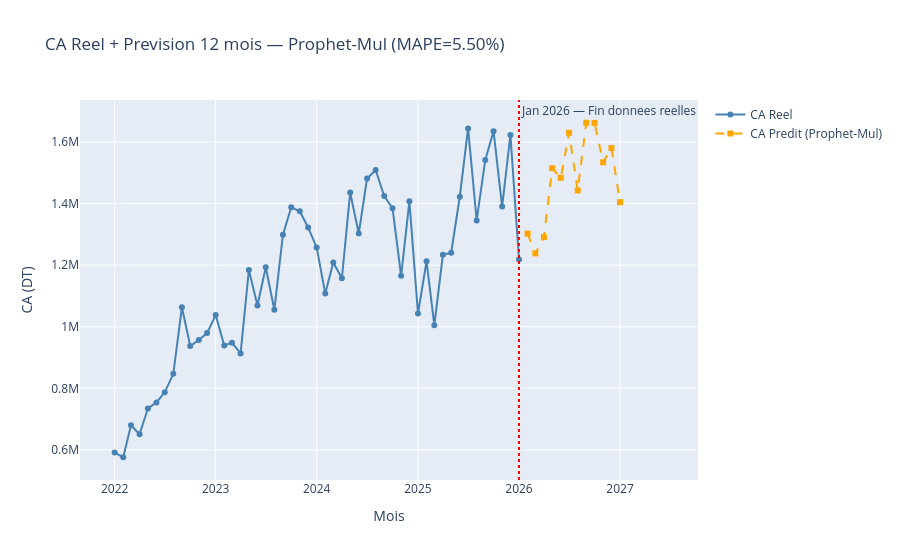

Notebook source saved alongside this figure:
### Markdown cell above
---
# ÉTAPE 6 — Évaluation et Visualisation Finale

### Code cell
# ── Graphe Plotly final ────────────────────────────────────────
fig = go.Figure()
fig.add_trace(go.Scatter(
    x=ts.index, y=ts.values, name='CA Reel',
    mode='lines+markers', line=dict(color='steelblue', width=2)
))
fig.add_trace(go.Scatter(
    x=df_pred['date'], y=df_pred['predicted_sales'],
    name=f'CA Predit ({best_ts_name})',
    mode='lines+markers',
    line=dict(color='orange', width=2, dash='dash'),
    marker=dict(size=6, symbol='square')
))
fig.add_vline(
    x=ts.index[-1].timestamp()*1000,
    line_dash='dot', line_color='red',
    annotation_text=f'{ts.index[-1].strftime("%b %Y")} — Fin donnees reelles'
)
fig.update_layout(
    title=f'CA Reel + Prevision 12 mois — {best_ts_name} (MAPE={best_mape:.2f}%)',
    xaxis_title='Mois', yaxis_title='CA (DT)',
    hovermode='x unified', height=500
)
fig.show()

# CA annuel
fig2, ax2 = plt.subplots(figsize=(8, 5))
ax2.bar(['2024 (reel)', '2025 (reel)', '2026 (predit)'],
        [ca_2024, ca_2025, ca_prev],
        color=['steelblue', 'steelblue', 'orange'])
for i, v in enumerate([ca_2024, ca_2025, ca_prev]):
    ax2.text(i, v + max(ca_2024,ca_2025,ca_prev)*0.01,
             f'{v:,.0f} DT', ha='center', fontsize=9)
ax2.set_title('CA Annuel : Reel vs Prevu')
ax2.yaxis.set_major_formatter(plt.FuncFormatter(lambda x,_: f'{x:,.0f}'))
plt.tight_layout()
plt.show()

### Figure 1 — Plotly figure (JSON) as saved in the notebook; plotly's stock layout.template omitted (floating-point values rounded to 4 significant figures)
{"data": [{"line": {"color": "steelblue", "width": 2}, "mode": "lines+markers", "name": "CA Reel", "type": "scatter", "x": ["2022-01-01T00:00:00", "2022-02-01T00:00:00", "2022-03-01T00:00:00", "2022-04-01T00:00:00", "2022-05-01T00:00:00", "2022-06-01T00:00:00", "2022-07-01T00:00:00", "2022-08-01T00:00:00", "2022-09-01T00:00:00", "2022-10-01T00:00:00", "2022-11-01T00:00:00", "2022-12-01T00:00:00", "2023-01-01T00:00:00", "2023-02-01T00:00:00", "2023-03-01T00:00:00", "2023-04-01T00:00:00", "2023-05-01T00:00:00", "2023-06-01T00:00:00", "2023-07-01T00:00:00", "2023-08-01T00:00:00", "2023-09-01T00:00:00", "2023-10-01T00:00:00", "2023-11-01T00:00:00", "2023-12-01T00:00:00", "2024-01-01T00:00:00", "2024-02-01T00:00:00", "2024-03-01T00:00:00", "2024-04-01T00:00:00", "2024-05-01T00:00:00", "2024-06-01T00:00:00", "2024-07-01T00:00:00", "2024-08-01T00:00:00", "2024-09-01T00:00:00", "2024-10-01T00:00:00", "2024-11-01T00:00:00", "2024-12-01T00:00:00", "2025-01-01T00:00:00", "2025-02-01T00:00:00", "2025-03-01T00:00:00", "2025-04-01T00:00:00", "2025-05-01T00:00:00", "2025-06-01T00:00:00", "2025-07-01T00:00:00", "2025-08-01T00:00:00", "2025-09-01T00:00:00", "2025-10-01T00:00:00", "2025-11-01T00:00:00", "2025-12-01T00:00:00", "2026-01-01T00:00:00"], "y": [591400.0, 576100.0, 680200.0, 650800.0, 734300.0, 754300.0, 787000.0, 847000.0, 1063000.0, 937200.0, 957100.0, 979600.0, 1038000.0, 939000.0, 948300.0, 913200.0, 1185000.0, 1069000.0, 1193000.0, 1055000.0, 1299000.0, 1388000.0, 1375000.0, 1323000.0, 1257000.0, 1108000.0, 1209000.0, 1157000.0, 1436000.0, 1303000.0, 1482000.0, 1509000.0, 1425000.0, 1385000.0, 1166000.0, 1407000.0, 1043000.0, 1213000.0, 1005000.0, 1234000.0, 1241000.0, 1422000.0, 1644000.0, 1345000.0, 1541000.0, 1635000.0, 1390000.0, 1623000.0, 1218000.0]}, {"line": {"color": "orange", "dash": "dash", "width": 2}, "marker": {"size": 6, "symbol": "square"}, "mode": "lines+markers", "name": "CA Predit (Prophet-Mul)", "type": "scatter", "x": ["2026-02-01T00:00:00", "2026-03-01T00:00:00", "2026-04-01T00:00:00", "2026-05-01T00:00:00", "2026-06-01T00:00:00", "2026-07-01T00:00:00", "2026-08-01T00:00:00", "2026-09-01T00:00:00", "2026-10-01T00:00:00", "2026-11-01T00:00:00", "2026-12-01T00:00:00", "2027-01-01T00:00:00"], "y": [1303000.0, 1238000.0, 1291000.0, 1515000.0, 1484000.0, 1630000.0, 1443000.0, 1663000.0, 1662000.0, 1534000.0, 1580000.0, 1405000.0]}], "layout": {"annotations": [{"showarrow": false, "text": "Jan 2026 — Fin donnees reelles", "x": 1767225600000, "xanchor": "left", "xref": "x", "y": 1, "yanchor": "top", "yref": "y domain"}], "autosize": true, "hovermode": "x unified", "shapes": [{"line": {"color": "red", "dash": "dot"}, "type": "line", "x0": 1767225600000, "x1": 1767225600000, "xref": "x", "y0": 0, "y1": 1, "yref": "y domain"}], "title": {"text": "CA Reel + Prevision 12 mois — Prophet-Mul (MAPE=5.50%)"}, "xaxis": {"autorange": true, "range": ["2021-09-07 20:52:26.904", "2027-06-10 10:22:31.032"], "title": {"text": "Mois"}, "type": "date"}, "yaxis": {"autorange": true, "range": [499600.0, 1739000.0], "title": {"text": "CA (DT)"}, "type": "linear"}}}
